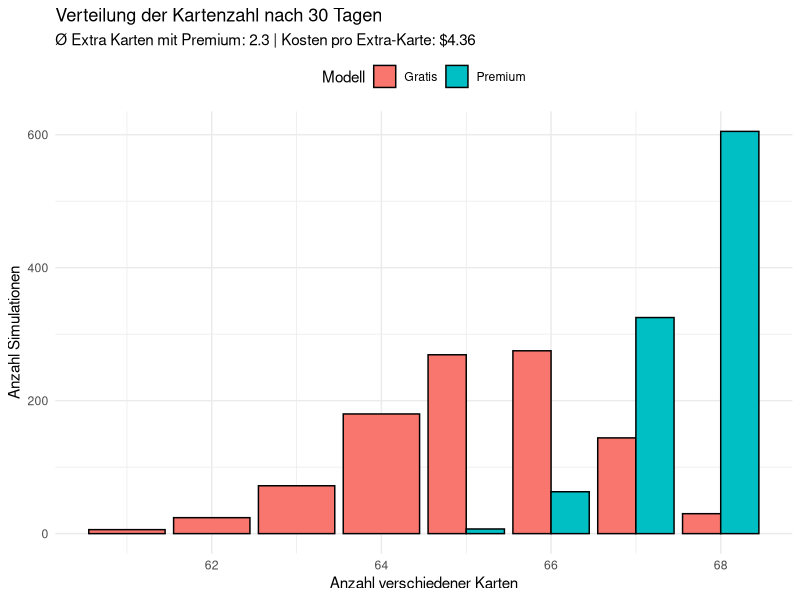
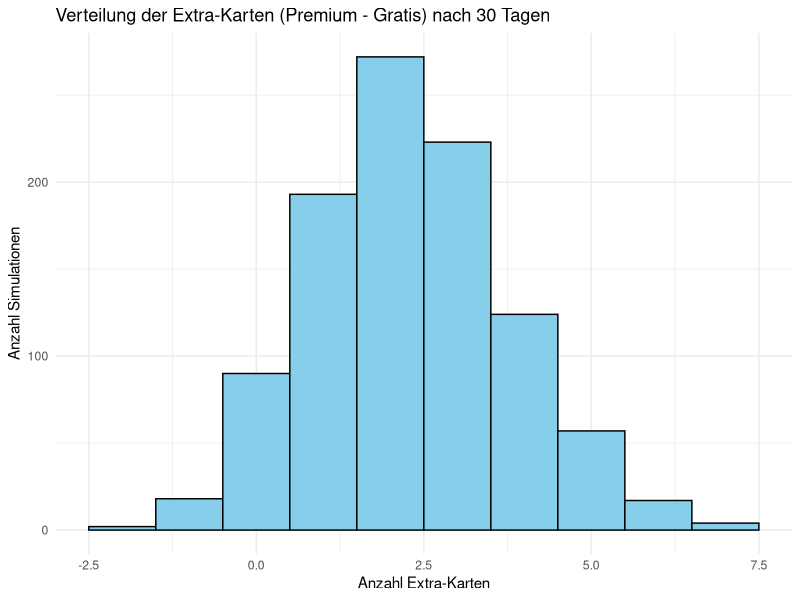

These figures' R source, in order:
# Daten einlesen
karten <- read.csv("./WAHR/data/Mythical_Island.csv", stringsAsFactors = FALSE)

parse_percent_column <- function(x) {
  # Wenn leer oder nur Spaces → 0 setzen
  x[trimws(x) == ""] <- "0%"
  # Prozentzeichen entfernen und umrechnen
  as.numeric(sub("%", "", x)) / 100
}

alle_karten <- karten$Name
prob_1_3 <- parse_percent_column(karten$First.third.cards)
prob_4   <- parse_percent_column(karten$Fourth.card)
prob_5   <- parse_percent_column(karten$Fifth.card)


prob_total <- prob_1_3 + prob_4 + prob_5
cat("Karten mit > 0 Drop-Chance: ", sum(prob_total > 0), "/", length(alle_karten), "\n")

ziehe_pack <- function() {
  c(
    sample(alle_karten, size = 3, replace = TRUE, prob = prob_1_3),
    sample(alle_karten, size = 1, replace = TRUE, prob = prob_4),
    sample(alle_karten, size = 1, replace = TRUE, prob = prob_5)
  )
}


# Schnelle Zieh-Funktion
simuliere_jahr_mit_slots <- function(packs_pro_tag, tage = 30) {
  gezogen <- replicate(packs_pro_tag * tage, ziehe_pack(), simplify = FALSE)
  gezogen <- unlist(gezogen)  # flatten
  length(unique(gezogen))
}


N <- 1000
tage_vektor <- c(30)
kosten_premium_pro_monat <- 10

# Simulationsergebnisse initialisieren
ergebnisse <- list()

for (tage in tage_vektor) {
  gratis <- replicate(N, simuliere_jahr_mit_slots(2, tage = tage))
  premium <- replicate(N, simuliere_jahr_mit_slots(4, tage = tage))

  ergebnisse[[as.character(tage)]] <- list(
    tage = tage,
    gratis = gratis,
    premium = premium,
    kosten = (tage / 30) * kosten_premium_pro_monat,
    extra_karten = mean(premium - gratis),
    kosten_pro_extra = ((tage / 30) * kosten_premium_pro_monat) / mean(premium - gratis)
  )
}

library(ggplot2)

for (tage in tage_vektor) {
  df <- data.frame(
    Karten = c(ergebnisse[[as.character(tage)]]$gratis,
               ergebnisse[[as.character(tage)]]$premium),
    Modell = rep(c("Gratis", "Premium"), each = N)
  )

  p <- ggplot(df, aes(x = Karten, fill = Modell)) +
    geom_bar(position = "dodge", color = "black") +
    labs(
      title = paste("Verteilung der Kartenzahl nach", tage, "Tagen"),
      subtitle = paste0("Ø Extra Karten mit Premium: ",
                        round(ergebnisse[[as.character(tage)]]$extra_karten, 1),
                        " | Kosten pro Extra-Karte: $",
                        round(ergebnisse[[as.character(tage)]]$kosten_pro_extra, 2)),
      x = "Anzahl verschiedener Karten",
      y = "Anzahl Simulationen"
    ) +
    theme_minimal() +
    theme(legend.position = "top")

  print(p)
}

for (tage in tage_vektor) {
  res <- ergebnisse[[as.character(tage)]]
  cat("🔹", tage, "Tage:\n")
  cat("  Premium-Kosten: $", res$kosten, "\n")
  cat("  ∅ Extra Karten: ", round(res$extra_karten, 1), "\n")
  cat("  ∅ Kosten pro zusätzlicher Karte: $", round(res$kosten_pro_extra, 2), "\n\n")
}

for (tage in tage_vektor) {
  diff <- ergebnisse[[as.character(tage)]]$premium - ergebnisse[[as.character(tage)]]$gratis
  df_diff <- data.frame(Extra = diff)
  p_diff <- ggplot(df_diff, aes(x = Extra)) +
    geom_histogram(binwidth = 1, fill = "skyblue", color = "black") +
    labs(
      title = paste("Verteilung der Extra-Karten (Premium - Gratis) nach", tage, "Tagen"),
      x = "Anzahl Extra-Karten",
      y = "Anzahl Simulationen"
    ) +
    theme_minimal()
  print(p_diff)
}
